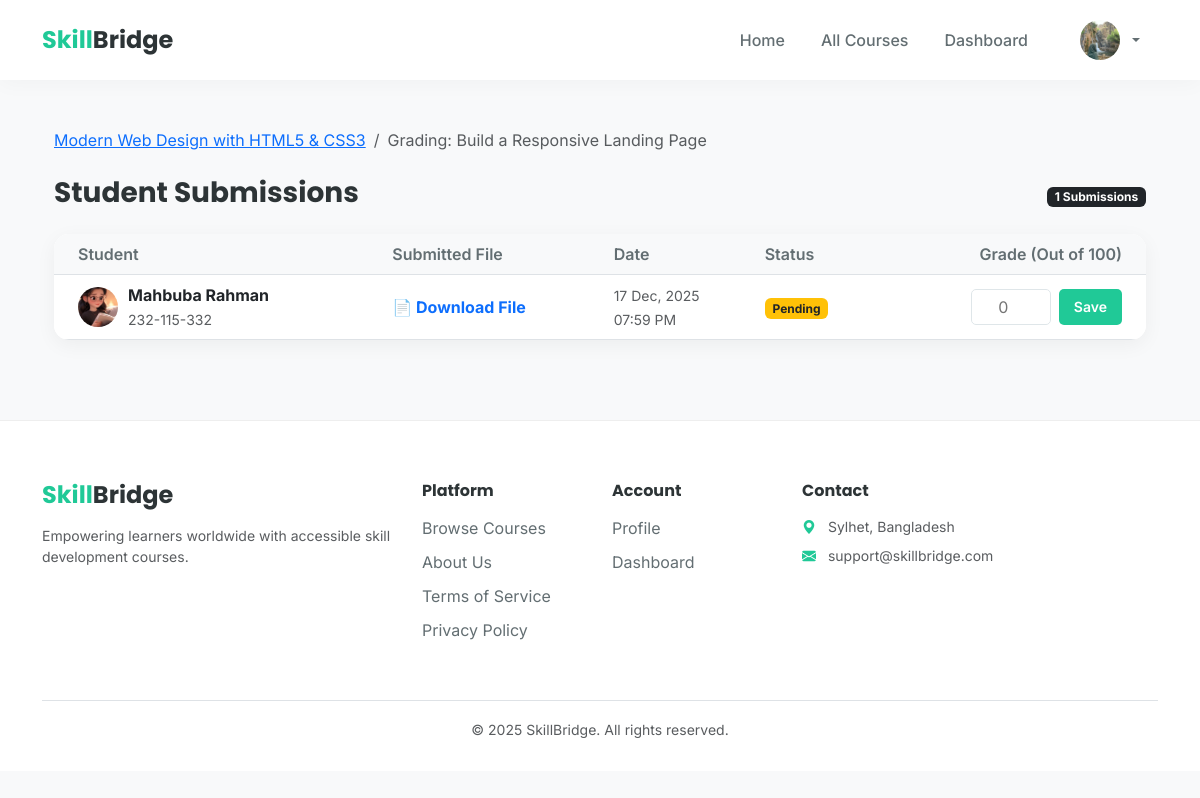
The page /course/2/assignment/1/submissions/ (signed in) on the database its author committed.
### core/models.py (models this page shows, shortened)
class User(AbstractUser):
    ROLE_CHOICES = (
        ('student', 'Student'),
        ('mentor', 'Mentor'),
        ('admin', 'Admin'),
    )
    DEPT_CHOICES = (
        ('CSE', 'Computer Science & Engineering'),
        ('SWE', 'Software Engineering'),
        ('EEE', 'Electrical & Electronic Engineering'),
        ('BBA', 'Business Administration'),
        ('OTHER', 'Other'),
    )
    GENDER_CHOICES = (
        ('M', 'Male'),
        ('F', 'Female'),
        ('O', 'Other'),
    )
    TRACK_CHOICES = (
        ('web', 'Web Development'),
        ('data', 'Data Science'),
        ('network', 'Networking'),
        ('app', 'App Development'),
    )
    role = models.CharField(max_length=10, choices=ROLE_CHOICES, default='student')
    phone_number = models.CharField(max_length=15, blank=True, null=True)
    dob = models.DateField(null=True, blank=True, help_text="Date of Birth")
    gender = models.CharField(max_length=1, choices=GENDER_CHOICES, blank=True, null=True)
    address = models.TextField(blank=True, null=True)
    profile_photo = models.ImageField(upload_to='profile_photos/', blank=True, null=True)
    student_id = models.CharField(max_length=20, blank=True, null=True)
    department = models.CharField(max_length=10, choices=DEPT_CHOICES, blank=True, null=True)
    semester = models.CharField(max_length=20, blank=True, null=True)
    preferred_track = models.CharField(max_length=20, choices=TRACK_CHOICES, blank=True, null=True)
    learning_goal = models.CharField(max_length=255, blank=True, null=True)

class Course(models.Model):
    title = models.CharField(max_length=200)
    description = models.TextField()
    mentor = models.ForeignKey(
        User,
        on_delete=models.CASCADE,
        related_name='mentored_courses',
        limit_choices_to={'role': 'mentor'},
    )
    course_image = models.ImageField(upload_to='course_images/', blank=True, null=True)
    created_at = models.DateTimeField(auto_now_add=True)

class Assignment(models.Model):
    course = models.ForeignKey(Course, on_delete=models.CASCADE, related_name='assignments')
    title = models.CharField(max_length=200)
    description = models.TextField()
    due_date = models.DateTimeField()

class Submission(models.Model):
    assignment = models.ForeignKey(Assignment, on_delete=models.CASCADE)
    student = models.ForeignKey(
        User,
        on_delete=models.CASCADE,
        limit_choices_to={'role': 'student'},
    )
    file = models.FileField(upload_to='submissions/', blank=True, null=True)
    marks = models.IntegerField(null=True, blank=True)
    submitted_at = models.DateTimeField(auto_now_add=True)

### core/views.py (the view, shortened to what this page needs)
# urls.py: path('course/<int:course_id>/assignment/<int:assignment_id>/submissions/', views.assignment_submissions, name='assignment_submissions'),
@login_required
def assignment_submissions(request, course_id, assignment_id):
    course = get_object_or_404(Course, id=course_id)
    assignment = get_object_or_404(Assignment, id=assignment_id, course=course)
    if request.user != course.mentor:
        messages.error(request, "Access Denied. You are not the mentor of this course.")
        return redirect('course_detail', course_id=course.id)
    submissions = Submission.objects.filter(assignment=assignment)
    return render(request, 'assignment_submissions.html', {
        'course': course,
        'assignment': assignment,
        'submissions': submissions
    })

### core/templates/assignment_submissions.html (shortened to what this page needs)
{% extends 'base.html' %}
{% block content %}
<div class="container mt-5 mb-5">
    <nav aria-label="breadcrumb" class="mb-4">
        <ol class="breadcrumb">
            <li class="breadcrumb-item"><a href="{% url 'course_detail' course.id %}">{{ course.title }}</a></li>
            <li class="breadcrumb-item active">Grading: {{ assignment.title }}</li>
        </ol>
    </nav>
    <div class="row">
        <div class="col-12">
            <div class="d-flex justify-content-between align-items-center mb-3">
                <h3 class="fw-bold">Student Submissions</h3>
                <span class="badge bg-dark">{{ submissions.count }} Submissions</span>
            </div>
            <div class="card grading-card">
                <div class="card-body p-0">
                    <div class="table-responsive">
                        <table class="table table-hover align-middle mb-0">
                            <thead>
                                <tr>
                                    <th class="ps-4">Student</th>
                                    <th>Submitted File</th>
                                    <th>Date</th>
                                    <th>Status</th>
                                    <th class="text-end pe-4">Grade (Out of 100)</th>
                                </tr>
                            </thead>
                            <tbody>
                                {% for sub in submissions %}
                                <tr>
                                    <td class="ps-4">
                                        <div class="d-flex align-items-center">
                                            {% if sub.student.profile_photo %}
                                                <img src="{{ sub.student.profile_photo.url }}" class="student-avatar" alt="pic">
                                            {% else %}
                                                <div class="student-avatar bg-secondary d-flex justify-content-center align-items-center text-white">
                                                    {{ sub.student.first_name|first }}
                                                </div>
                                            {% endif %}
                                            <div>
                                                <div class="fw-bold">{{ sub.student.first_name }} {{ sub.student.last_name }}</div>
                                                <small class="text-muted">{{ sub.student.student_id }}</small>
                                            </div>
                                        </div>
                                    </td>
                                    <td>
                                        <a href="{{ sub.file.url }}" target="_blank" class="text-primary text-decoration-none fw-bold">
                                            📄 Download File
                                        </a>
                                    </td>
                                    <td>
                                        <small class="text-muted">{{ sub.submitted_at|date:"d M, Y" }}</small><br>
                                        <small class="text-muted">{{ sub.submitted_at|date:"h:i A" }}</small>
                                    </td>
                                    <td>
                                        {% if sub.marks %}
                                            <span class="badge bg-success">Graded</span>
                                        {% else %}
                                            <span class="badge bg-warning text-dark">Pending</span>
                                        {% endif %}
                                    </td>
                                    <td class="text-end pe-4">
                                        <form method="POST" class="d-flex justify-content-end gap-2">
                                            <input type="number" name="marks" value="{{ sub.marks|default:'' }}"
                                                   class="grade-input" placeholder="0" min="0" max="100" required>
                                            <button type="submit" class="btn-save">Save</button>
                                        </form>
                                    </td>
                                </tr>
                                {% endfor %}
                            </tbody>
                        </table>
                    </div>
                </div>
            </div>
        </div>
    </div>
</div>
{% endblock %}

### core/templates/base.html (shortened to what this page needs)
<!DOCTYPE html>
<html lang="en">
<head>
    <link href="https://cdn.jsdelivr.net/npm/bootstrap@5.3.0/dist/css/bootstrap.min.css" rel="stylesheet">
    <link rel="stylesheet" href="https://cdn.jsdelivr.net/npm/bootstrap-icons@1.10.0/font/bootstrap-icons.css">
</head>
<body>
    <nav class="navbar navbar-expand-lg fixed-top">
        <div class="container">
            <a class="navbar-brand brand-font" href="{% url 'home' %}">
                <span class="text-brand">Skill</span>Bridge
            </a>
            <div class="collapse navbar-collapse" id="navbarNav">
                <ul class="navbar-nav ms-auto align-items-center">
                    <li class="nav-item"><a class="nav-link" href="{% url 'home' %}">Home</a></li>
                    <li class="nav-item"><a class="nav-link" href="{% url 'course_list' %}">All Courses</a></li>
                    {% if user.is_authenticated %}
                        <li class="nav-item"><a class="nav-link" href="{% url 'student_dashboard' %}">Dashboard</a></li>
                        <li class="nav-item dropdown ms-3">
                            <a class="nav-link dropdown-toggle d-flex align-items-center gap-2" href="#" role="button" data-bs-toggle="dropdown">
                                {% if user.profile_photo %}
                                    <img src="{{ user.profile_photo.url }}" style="width: 40px; height: 40px; border-radius: 50%; object-fit: cover;">
                                {% else %}
                                    <div style="width: 40px; height: 40px; background: var(--brand-color); color: white; border-radius: 50%; display: flex; align-items: center; justify-content: center; font-weight: bold;">
                                        {{ user.first_name|first|default:user.username|first|upper }}
                                    </div>
                                {% endif %}
                            </a>
                        </li>
                    {% else %}
                        <li class="nav-item ms-3"><a class="nav-link fw-bold text-dark" href="{% url 'student_login' %}">Log In</a></li>
                        <li class="nav-item ms-2"><a class="btn btn-brand" href="{% url 'student_register' %}">Sign Up Free</a></li>
                    {% endif %}
                </ul>
            </div>
        </div>
    </nav>
    <main class="container">
        {% block content %}{% endblock %}
    </main>
    <footer class="main-footer">
        <div class="container">
            <div class="row">
                <div class="col-lg-4 mb-4">
                    <h4 class="brand-font fw-bold"><span class="text-brand">Skill</span>Bridge</h4>
                    <p class="text-muted small mt-3">Empowering learners worldwide with accessible skill development courses.</p>
                </div>
                <div class="col-lg-2 col-6 mb-4">
                    <h6 class="fw-bold mb-3">Platform</h6>
                    <a href="{% url 'course_list' %}" class="footer-link">Browse Courses</a>
                    <a href="{% url 'about' %}" class="footer-link">About Us</a>
                    <a href="{% url 'terms' %}" class="footer-link">Terms of Service</a>
                    <a href="{% url 'privacy' %}" class="footer-link">Privacy Policy</a>
                </div>
                <div class="col-lg-2 col-6 mb-4">
                    <h6 class="fw-bold mb-3">Account</h6>
                    {% if user.is_authenticated %}
                        <a href="{% url 'student_profile' %}" class="footer-link">Profile</a>
                        <a href="{% url 'student_dashboard' %}" class="footer-link">Dashboard</a>
                    {% else %}
                        <a href="{% url 'student_login' %}" class="footer-link">Login</a>
                        <a href="{% url 'student_register' %}" class="footer-link">Register</a>
                    {% endif %}
                </div>
                <div class="col-lg-4 mb-4">
                    <h6 class="fw-bold mb-3">Contact</h6>
                    <p class="text-muted small mb-2"><i class="bi bi-geo-alt-fill text-brand me-2"></i> Sylhet, Bangladesh</p>
                    <p class="text-muted small mb-2"><i class="bi bi-envelope-fill text-brand me-2"></i> support@skillbridge.com</p>
                </div>
            </div>
            <div class="text-center mt-4 pt-3 border-top">
                <small class="text-muted">&copy; 2025 SkillBridge. All rights reserved.</small>
            </div>
        </div>
    </footer>
</body>
</html>

### core/templates/base.html (style rules this page uses)
:root { --brand-color: #20c997; --brand-dark: #17a589; --text-main: #2d3436; --text-muted: #636e72; --bg-body: #f8f9fa; --navbar-height: 80px; }
body { font-family: 'Inter', sans-serif; background-color: var(--bg-body); color: var(--text-main); padding-top: var(--navbar-height); opacity: 0; animation: fadeIn 0.5s ease-in-out forwards; }
h1, h2, h3, h4, h5, h6, .brand-font { font-family: 'Poppins', sans-serif; }
.navbar { background-color: rgba(255, 255, 255, 0.95); backdrop-filter: blur(10px); box-shadow: 0 4px 20px rgba(0,0,0,0.03); height: var(--navbar-height); }
.navbar-brand { font-weight: 700; font-size: 24px; color: var(--text-main) !important; }
.text-brand { color: var(--brand-color); }
.nav-link { font-weight: 500; color: var(--text-muted) !important; margin: 0 10px; transition: 0.3s; position: relative; }
.main-footer { background: white; padding: 60px 0 30px; margin-top: 80px; border-top: 1px solid #eee; }
.footer-link { color: var(--text-muted); text-decoration: none; display: block; margin-bottom: 10px; transition: 0.3s; }

### core/templates/assignment_submissions.html (style rules this page uses)
.grading-card { border: none; box-shadow: 0 5px 20px rgba(0,0,0,0.05); border-radius: 15px; overflow: hidden; }
.table thead th { background-color: #f8f9fa; color: #636e72; font-weight: 600; border-top: none; }
.student-avatar { width: 40px; height: 40px; border-radius: 50%; object-fit: cover; margin-right: 10px; }
.grade-input { width: 80px; text-align: center; border: 1px solid #dfe6e9; border-radius: 5px; padding: 5px; }
.btn-save { background-color: #20c997; color: white; border: none; padding: 5px 15px; border-radius: 5px; font-size: 14px; font-weight: 600; }

### rows shown on the page
User: profile_photo (picture)
Course: title "Modern Web Design with HTML5 & CSS3"
Assignment: title "Build a Responsive Landing Page"
Submission: student.profile_photo (picture), student.first_name "Mahbuba", student.last_name "Rahman", student.student_id "232-115-332", submitted_at "17 Dec, 2025", submitted_at "07:59 PM", shows "Pending"

### other values the page prints
{{ submissions.count }} "1"
